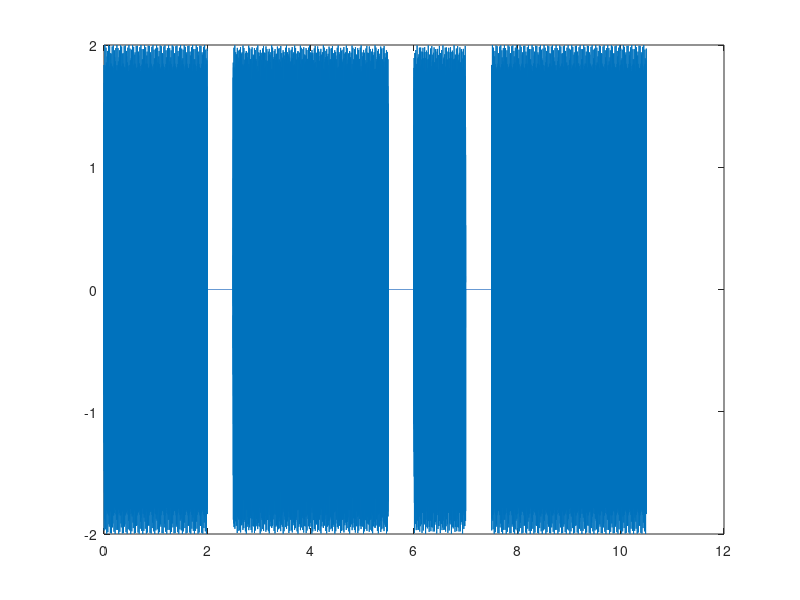

Here is the MATLAB script that generated this plot: (Note: this script raises an error after producing the figure.)
close all;
clear all;

% wczytywanie danych
x = load('sygnalDtmf.dat');

% parametry sygnalu
fs = 4096;
ts = 1/fs;
N=length(x);
% wektor czasu
t = (0 : length(x) - 1) * ts;
% wyswietlanie sygnalu
plot(t, x);

%dlugosc okna
Nw=2048;

% ------------------------------------
% miejsce na dodatkowe zmienne
% N=length(x);
% delta_fs=fs/N;
%tablica ze wszystkii przyciskami
buttons=['1', '2', '3', 'A';
    '4', '5', '6', 'B';
    '7', '8', '9', 'C';
    '*', '0', '#', 'D'];
%wektor z nizszymi czestotliwosciami
fLow=[697, 770, 852, 941];
%wektor z wyzszymi czestotliwosciami
fHigh=[1209, 1336, 1477, 1633];

% koniec
% ------------------------------------
ff=zeros(length(x) - Nw + 1,10);
% dlugosc okna - prosze dobrac optymalna wartosc
Nw = 2048;
delta_fsw=fs/Nw;
przylozen=length(x) - Nw + 1;

% przesuwajace sie okno o dlugosci Nw
for i = 1 : length(x) - Nw + 1
    % aktualnie rozpatrywany wycinek sygnalu
    curx = x(i : i + Nw - 1);
    Ft=fft(curx);
    
%     k1=round(770*Nw*ts);
%     mod1=(2*abs(Ft(k1+1)))/Nw;
%     
%     k2=round(1209*Nw*ts);
%     mod2=(2*abs(Ft(k2+1)))/Nw;
    
        
    Ft=Ft(1:0.5*size(Ft,2));
    Ft=Ft/Nw;
    mod=2*abs(Ft);
    
    [pks,local]=findpeaks(mod,delta_fsw);
    local(pks<0.4)=0;
    ff(i,1:length(local))=local;
    
    % ------------------------------------
    % tutaj powinien sie znalezc kod rozpoznajacy przycisk
    
    
    % koniec
    % ------------------------------------
end
figure
line((1:przylozen)'*ts, ff(:,1:10));
